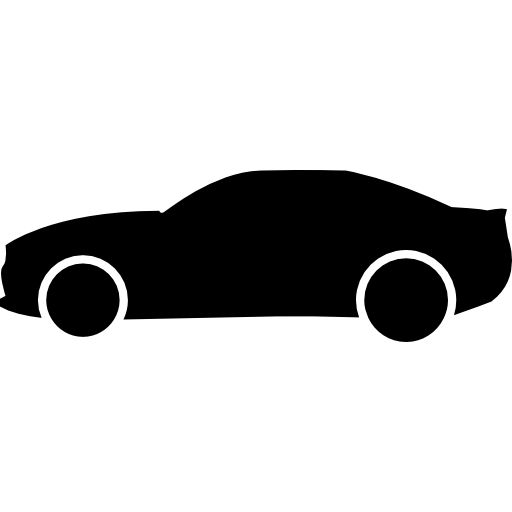
#> input picture contour and shape/_car.jpg, 512 x 512 px, found by its file name
$ python contour01.py
#> lines starting #> are read from the running program, lines starting #| are printed output that depends on the picture; after the words box and inside, x2 and y2 are one past the last pixel; in counts of white or black regions, pixels touching at a corner belong together
import cv2
image=cv2.imread("contour and shape\_car.jpg")
#> image is the input picture: shape (512, 512, 3); min 0, max 255, mean 197.2
gray=cv2.cvtColor(image, cv2.COLOR_BGR2GRAY)
_, thresh=cv2.threshold(gray, 20, 255, cv2.THRESH_BINARY)
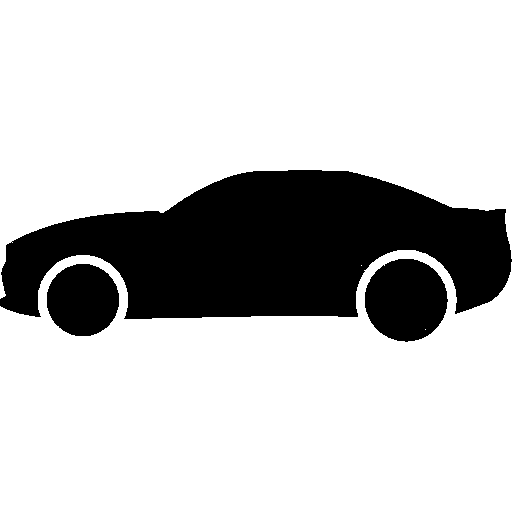
#> thresh: shape (512, 512); 77.6% white; 3 black regions
contours, hirearchy=cv2.findContours(thresh, cv2.RETR_TREE, cv2.CHAIN_APPROX_SIMPLE)
#> contours = 6 contours, 2 with area under 20; largest, box (x1, y1, x2, y2) and area: (0, 250, 512, 512) 110454, (0, 0, 512, 299) 100897, (364, 258, 449, 343) 5482, (46, 263, 120, 337) 4216; hirearchy = [[1, -1, -1, -1], [5, 0, 2, -1], [3, -1, -1, 1], [-1, 2, 4, 1], [-1, -1, -1, 3], [-1, 1, -1, -1]]
cv2.drawContours(image,contours, -1, (0,255,0), 2)
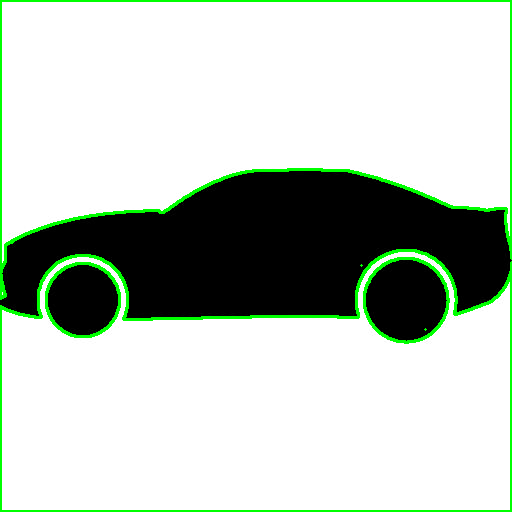
#> image: shape (512, 512, 3); 3.87% of pixels changed, all inside (x1, y1, x2, y2) = (0, 0, 512, 512)
cv2.imshow("contours", image)
cv2.imshow("_", gray)
cv2.waitKey(0)
cv2.destroyAllWindows()

$ run again, with contour and shape/circle.png saved as contour and shape/_car.jpg
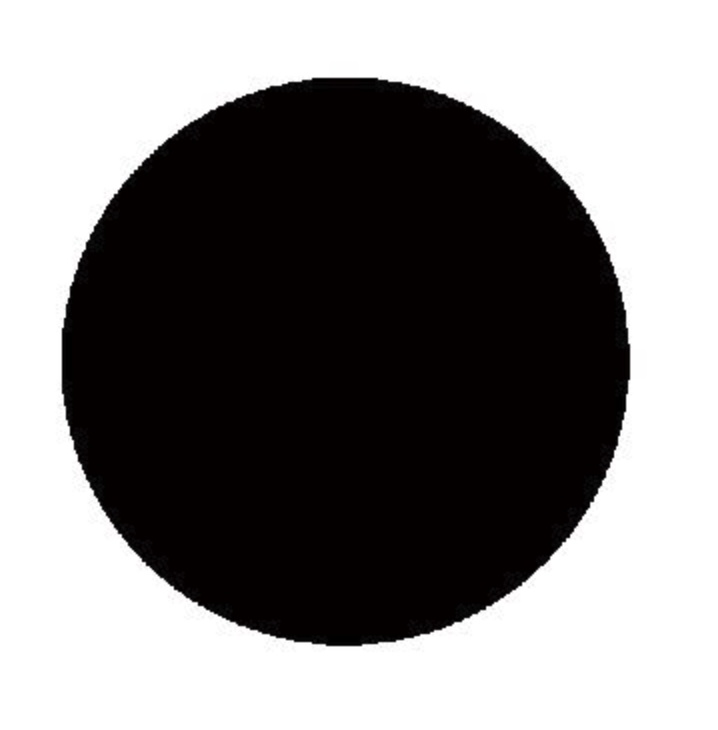
#> input picture contour and shape/circle.png, 718 x 730 px, found by its file name
#> image is the input picture: shape (730, 718, 3); mean B, G, R 131.8, 131.7, 133.6
#> `_, thresh=cv2.threshold(gray, 20, 255, cv2.THRESH_BINARY)`:
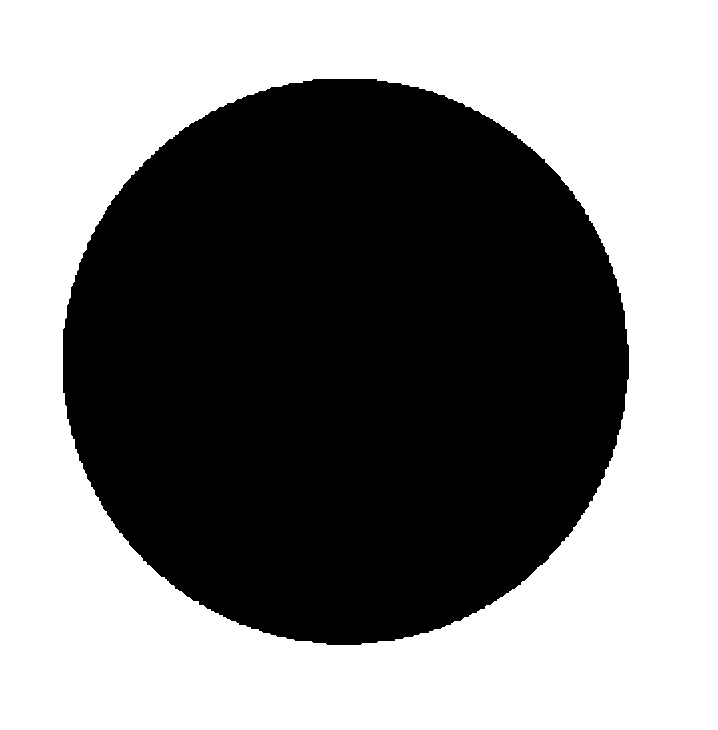
#> thresh: shape (730, 718); 52.1% white; 1 black region
#> contours = 2 contours; box (x1, y1, x2, y2) and area: (0, 0, 718, 730) 522693, (62, 78, 630, 646) 252166; hirearchy = [[-1, -1, 1, -1], [-1, -1, -1, 0]]
#> `cv2.drawContours(image,contours, -1, (0,255,0), 2)`:
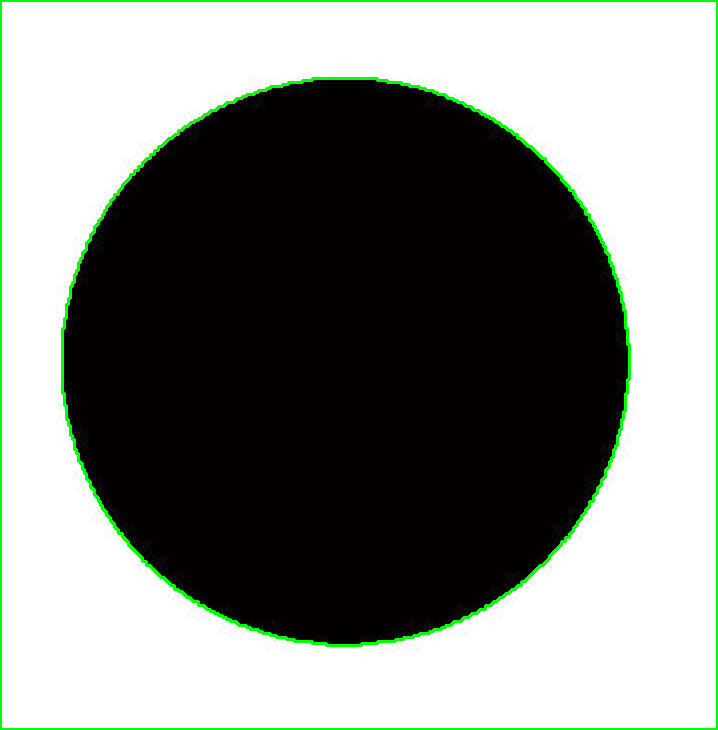
#> image: shape (730, 718, 3); 2.28% of pixels changed, all inside (x1, y1, x2, y2) = (0, 0, 718, 730)
